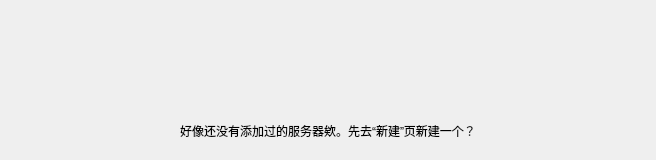
<?xml version="1.0" encoding="UTF-8"?>
<!-- Copyright 2024, MCSL Team, mailto:services@mcsl.com.cn

     Part of "MCSL2", a simple and multifunctional Minecraft server launcher.

     Licensed under the GNU General Public License, Version 3.0, with our
     additional agreements. (the "License");
     you may not use this file except in compliance with the License.
     You may obtain a copy of the License at

        https://github.com/MCSLTeam/MCSL2/raw/master/LICENSE -->


<ui version="4.0">
 <class>noServerWidget</class>
 <widget class="CardWidget" name="noServerWidget">
  <property name="geometry">
   <rect>
    <x>0</x>
    <y>0</y>
    <width>656</width>
    <height>160</height>
   </rect>
  </property>
  <property name="sizePolicy">
   <sizepolicy hsizetype="Expanding" vsizetype="Expanding">
    <horstretch>0</horstretch>
    <verstretch>0</verstretch>
   </sizepolicy>
  </property>
  <property name="minimumSize">
   <size>
    <width>656</width>
    <height>160</height>
   </size>
  </property>
  <property name="maximumSize">
   <size>
    <width>16777215</width>
    <height>202</height>
   </size>
  </property>
  <property name="windowTitle">
   <string/>
  </property>
  <layout class="QVBoxLayout" name="verticalLayout">
   <item>
    <widget class="QWidget" name="errPixmapWidget" native="true">
     <property name="sizePolicy">
      <sizepolicy hsizetype="Expanding" vsizetype="Fixed">
       <horstretch>0</horstretch>
       <verstretch>0</verstretch>
      </sizepolicy>
     </property>
     <layout class="QHBoxLayout" name="horizontalLayout_2">
      <item>
       <spacer name="horizontalSpacer">
        <property name="orientation">
         <enum>Qt::Horizontal</enum>
        </property>
        <property name="sizeType">
         <enum>QSizePolicy::Fixed</enum>
        </property>
        <property name="sizeHint" stdset="0">
         <size>
          <width>261</width>
          <height>69</height>
         </size>
        </property>
       </spacer>
      </item>
      <item>
       <widget class="PixmapLabel" name="errPixmap">
        <property name="sizePolicy">
         <sizepolicy hsizetype="Fixed" vsizetype="Fixed">
          <horstretch>0</horstretch>
          <verstretch>0</verstretch>
         </sizepolicy>
        </property>
        <property name="minimumSize">
         <size>
          <width>80</width>
          <height>80</height>
         </size>
        </property>
        <property name="maximumSize">
         <size>
          <width>80</width>
          <height>80</height>
         </size>
        </property>
       </widget>
      </item>
      <item>
       <spacer name="horizontalSpacer_2">
        <property name="orientation">
         <enum>Qt::Horizontal</enum>
        </property>
        <property name="sizeType">
         <enum>QSizePolicy::Fixed</enum>
        </property>
        <property name="sizeHint" stdset="0">
         <size>
          <width>270</width>
          <height>114</height>
         </size>
        </property>
       </spacer>
      </item>
     </layout>
    </widget>
   </item>
   <item>
    <widget class="QWidget" name="errTextWidget" native="true">
     <property name="sizePolicy">
      <sizepolicy hsizetype="Expanding" vsizetype="Fixed">
       <horstretch>0</horstretch>
       <verstretch>0</verstretch>
      </sizepolicy>
     </property>
     <layout class="QHBoxLayout" name="horizontalLayout">
      <item>
       <spacer name="horizontalSpacer_3">
        <property name="orientation">
         <enum>Qt::Horizontal</enum>
        </property>
        <property name="sizeType">
         <enum>QSizePolicy::Fixed</enum>
        </property>
        <property name="sizeHint" stdset="0">
         <size>
          <width>50</width>
          <height>15</height>
         </size>
        </property>
       </spacer>
      </item>
      <item>
       <widget class="SubtitleLabel" name="errText">
        <property name="sizePolicy">
         <sizepolicy hsizetype="Fixed" vsizetype="Fixed">
          <horstretch>0</horstretch>
          <verstretch>0</verstretch>
         </sizepolicy>
        </property>
        <property name="text">
         <string>好像还没有添加过的服务器欸。先去“新建”页新建一个？</string>
        </property>
        <property name="alignment">
         <set>Qt::AlignCenter</set>
        </property>
       </widget>
      </item>
      <item>
       <spacer name="horizontalSpacer_4">
        <property name="orientation">
         <enum>Qt::Horizontal</enum>
        </property>
        <property name="sizeType">
         <enum>QSizePolicy::Fixed</enum>
        </property>
        <property name="sizeHint" stdset="0">
         <size>
          <width>50</width>
          <height>15</height>
         </size>
        </property>
       </spacer>
      </item>
     </layout>
    </widget>
   </item>
  </layout>
 </widget>
 <customwidgets>
  <customwidget>
   <class>PixmapLabel</class>
   <extends>QLabel</extends>
   <header>qfluentwidgets</header>
  </customwidget>
  <customwidget>
   <class>CardWidget</class>
   <extends>QFrame</extends>
   <header>qfluentwidgets</header>
   <container>1</container>
  </customwidget>
  <customwidget>
   <class>SubtitleLabel</class>
   <extends>QLabel</extends>
   <header>qfluentwidgets</header>
  </customwidget>
 </customwidgets>
 <resources/>
 <connections/>
</ui>
